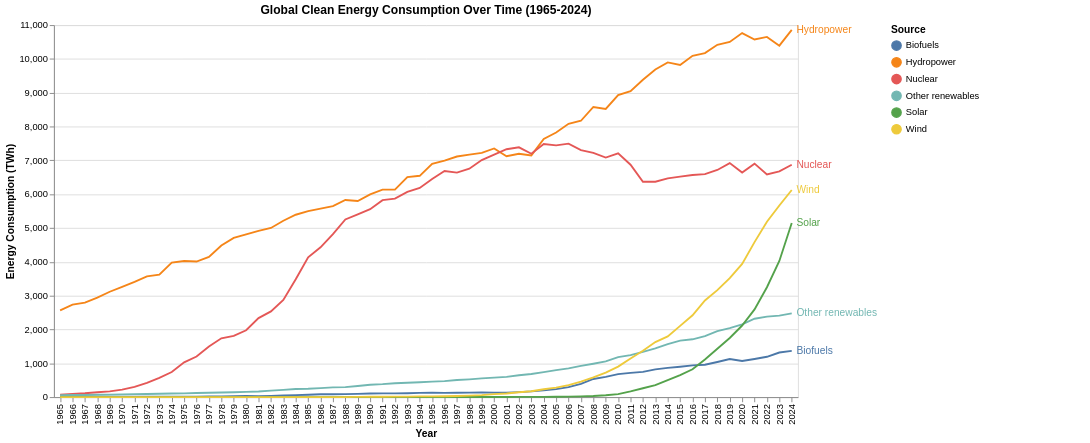

The notebook cell this image was saved under:
### Code cell
world_energy_consumption_by_source_and_year_base = alt.Chart(world_energy_consumption_by_source_and_year_df).encode(
    x=alt.X("Year:O", title="Year"),
    y=alt.Y("Energy Consumption:Q", title="Energy Consumption (TWh)"),
    color=alt.Color("Clean Energy Source:N", title="Source", legend=alt.Legend(orient="right", offset=100))
)

world_energy_consumption_by_source_and_year_lines = world_energy_consumption_by_source_and_year_base.mark_line().encode(
    tooltip=["Year", "Clean Energy Source", "Energy Consumption"]
)
world_energy_consumption_by_source_and_year_labels = world_energy_consumption_by_source_and_year_base.mark_text(align="left", dx=5).encode(
    text="Clean Energy Source:N"
).transform_filter(
    alt.datum.Year == 2024
)

(world_energy_consumption_by_source_and_year_lines + world_energy_consumption_by_source_and_year_labels).properties(
    title="Global Clean Energy Consumption Over Time (1965-2024)",
    width=800,
    height=400,
    padding={"left": 5, "top": 5, "right": 120, "bottom": 5}
)

### Figure 1 — Vega-Lite specification as saved in the notebook (floating-point values rounded to 4 significant figures; data arrays with more than 128 entries replaced by an {"elided": "..."} marker saying what was removed)
{"config": {"view": {"continuousWidth": 300, "continuousHeight": 300}}, "layer": [{"mark": {"type": "line"}, "encoding": {"color": {"field": "Clean Energy Source", "legend": {"offset": 100, "orient": "right"}, "title": "Source", "type": "nominal"}, "tooltip": [{"field": "Year", "type": "quantitative"}, {"field": "Clean Energy Source", "type": "nominal"}, {"field": "Energy Consumption", "type": "quantitative"}], "x": {"field": "Year", "title": "Year", "type": "ordinal"}, "y": {"field": "Energy Consumption", "title": "Energy Consumption (TWh)", "type": "quantitative"}}}, {"mark": {"type": "text", "align": "left", "dx": 5}, "encoding": {"color": {"field": "Clean Energy Source", "legend": {"offset": 100, "orient": "right"}, "title": "Source", "type": "nominal"}, "text": {"field": "Clean Energy Source", "type": "nominal"}, "x": {"field": "Year", "title": "Year", "type": "ordinal"}, "y": {"field": "Energy Consumption", "title": "Energy Consumption (TWh)", "type": "quantitative"}}, "transform": [{"filter": "(datum.Year === 2024)"}]}], "data": {"name": "data-e6b22b0b6488864ef6daea57dd18965b"}, "height": 400, "padding": {"left": 5, "top": 5, "right": 120, "bottom": 5}, "title": "Global Clean Energy Consumption Over Time (1965-2024)", "width": 800, "$schema": "https://vega.github.io/schema/vega-lite/v6.1.0.json", "datasets": {"data-e6b22b0b6488864ef6daea57dd18965b": {"elided": "360 records"}}}
